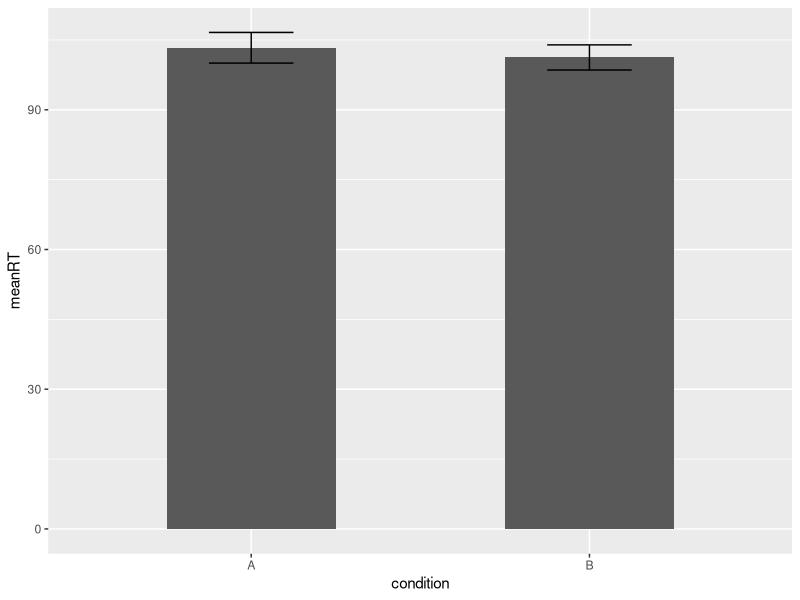

Source code (R):
## ---- chunk 1
#install.packages("ggplot2", repos = "http://cran.us.r-project.org/")
library(ggplot2)
## ---- chunk 2
# We're going to use the 'describe' function from the psych package, so first load it:
library(psych)

# Let's create a random data set with 50 observations of reaction time in two conditions.
mydata <- data.frame(id = seq(1:50),  # create a column named "id" with the numbers (sequence) 1 through 50
                     condition = rep(c("A", "B"), 25),  # create a "condition" column with A and B repeating
                     rt = rnorm(n = 50, mean = 100, sd = 15))  # create a third column named "rt" with randomly generated data

# Now, get the mean and standard error for each condition
mydata.summary <- describeBy(mydata, "condition")
mydata.summary
mydata.plot <- data.frame(condition = factor(c("A", "B")),
                          meanRT = c(mydata.summary[[1]]$mean[3], mydata.summary[[2]]$mean[3]),
                          se = c(mydata.summary[[1]]$se[3], mydata.summary[[2]]$se[3]))

ggplot(mydata.plot, aes(x = condition, y = meanRT)) +
  geom_bar(stat= "identity", width = .5) +
  geom_errorbar(aes(ymin = meanRT - se, ymax = meanRT + se), width = .25)
## ---- chunk 3
mydata.summary <- describeBy(mydata, "condition")
mydata.summary
## ---- chunk 4
mydata.summary[1]
class(mydata.summary[1])
## ---- chunk 5
mydata.summary[[1]]
class(mydata.summary[[1]])
## ---- chunk 6
mydata.summary[[1]]$mean
## ---- chunk 7
mydata.summary[[1]]$mean[3]
## ---- chunk 8
c(mydata.summary[[1]]$mean[3], mydata.summary[[2]]$mean[3])
## ---- chunk 9
mydata.plot
